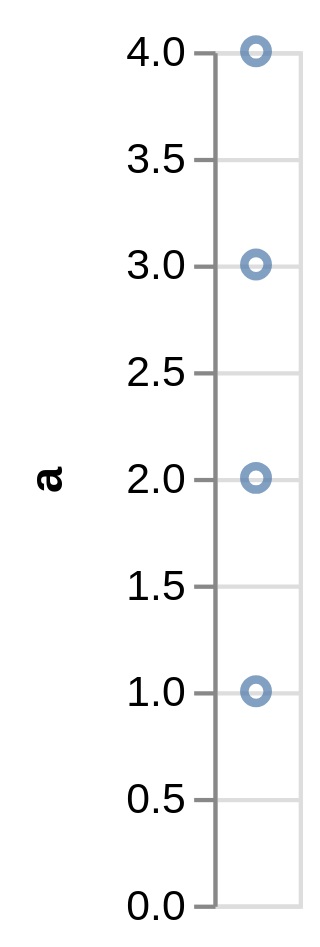

Write a Vega-Lite specification for this figure.
### Vega specification from a JSON file in a GitHub repository (floating-point values rounded to 4 significant figures)
{"$schema": "https://vega.github.io/schema/vega/v4.json", "autosize": "pad", "padding": 5, "width": 20, "height": 200, "style": "cell", "data": [{"name": "source_0", "values": "a\n1\n2\n3\n4", "format": {"type": "csv"}}], "marks": [{"name": "marks", "type": "symbol", "style": ["point"], "from": {"data": "source_0"}, "encode": {"update": {"opacity": {"value": 0.7}, "fill": [{"test": "datum[\"a\"] === null || isNaN(datum[\"a\"])", "value": null}, {"value": "transparent"}], "stroke": [{"test": "datum[\"a\"] === null || isNaN(datum[\"a\"])", "value": null}, {"value": "#4c78a8"}], "tooltip": {"signal": "{\"a\": format(datum[\"a\"], \"\")}"}, "x": {"signal": "width", "mult": 0.5}, "y": {"scale": "y", "field": "a"}}}}], "scales": [{"name": "y", "type": "linear", "domain": {"data": "source_0", "field": "a"}, "range": [{"signal": "height"}, 0], "nice": true, "zero": true}], "axes": [{"scale": "y", "orient": "left", "grid": false, "title": "a", "labelOverlap": true, "tickCount": {"signal": "floor(height/40) + 1"}, "zindex": 1}, {"scale": "y", "orient": "left", "grid": true, "tickCount": {"signal": "floor(height/40) + 1"}, "domain": false, "labels": false, "maxExtent": 0, "minExtent": 0, "ticks": false, "zindex": 0}], "config": {"axisY": {"minExtent": 30}}}
